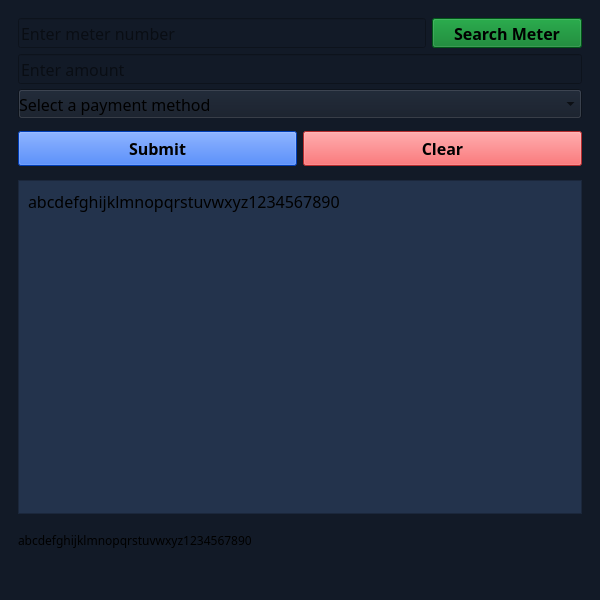
<?xml version="1.0" encoding="UTF-8"?>
<ui version="4.0">
 <class>MainWindow</class>
 <widget class="QMainWindow" name="MainWindow">
  <property name="geometry">
   <rect>
    <x>0</x>
    <y>0</y>
    <width>600</width>
    <height>600</height>
   </rect>
  </property>
  <property name="minimumSize">
   <size>
    <width>600</width>
    <height>600</height>
   </size>
  </property>
  <property name="maximumSize">
   <size>
    <width>600</width>
    <height>600</height>
   </size>
  </property>
  <property name="windowTitle">
   <string>Utility Token Payment Automator</string>
  </property>
  <property name="styleSheet">
   <string notr="true">margin: 0px;
background-color: rgb(18, 26, 39);
padding: 0px;</string>
  </property>
  <widget class="QWidget" name="centralwidget">
   <property name="styleSheet">
    <string notr="true">margin: 0px;
padding: 0px;</string>
   </property>
   <layout class="QGridLayout" name="gridLayout">
    <item row="0" column="0">
     <widget class="QStackedWidget" name="stackedWidget">
      <property name="font">
       <font>
        <family>JetBrains Mono</family>
        <pointsize>12</pointsize>
       </font>
      </property>
      <property name="styleSheet">
       <string notr="true">margin: 0px;
padding: 0px;</string>
      </property>
      <property name="currentIndex">
       <number>0</number>
      </property>
      <widget class="QWidget" name="main">
       <layout class="QVBoxLayout" name="verticalLayout">
        <item>
         <widget class="QWidget" name="widget" native="true">
          <property name="maximumSize">
           <size>
            <width>16777215</width>
            <height>100</height>
           </size>
          </property>
          <property name="font">
           <font>
            <family>JetBrains Mono</family>
            <pointsize>12</pointsize>
           </font>
          </property>
          <layout class="QGridLayout" name="gridLayout_3">
           <property name="leftMargin">
            <number>0</number>
           </property>
           <property name="topMargin">
            <number>0</number>
           </property>
           <property name="rightMargin">
            <number>0</number>
           </property>
           <property name="bottomMargin">
            <number>0</number>
           </property>
           <item row="0" column="1">
            <widget class="QPushButton" name="pb_searchMeter">
             <property name="minimumSize">
              <size>
               <width>150</width>
               <height>30</height>
              </size>
             </property>
             <property name="font">
              <font>
               <family>JetBrains Mono</family>
               <pointsize>12</pointsize>
               <bold>true</bold>
              </font>
             </property>
             <property name="styleSheet">
              <string notr="true">font-weight: bold;
background-color: rgb(0, 122, 33);</string>
             </property>
             <property name="text">
              <string>Search Meter</string>
             </property>
            </widget>
           </item>
           <item row="0" column="0">
            <widget class="QLineEdit" name="le_meterNo">
             <property name="minimumSize">
              <size>
               <width>300</width>
               <height>30</height>
              </size>
             </property>
             <property name="font">
              <font>
               <family>JetBrains Mono</family>
               <pointsize>12</pointsize>
              </font>
             </property>
             <property name="placeholderText">
              <string>Enter meter number</string>
             </property>
            </widget>
           </item>
           <item row="3" column="0" colspan="2">
            <widget class="QComboBox" name="cb_payment">
             <property name="minimumSize">
              <size>
               <width>0</width>
               <height>30</height>
              </size>
             </property>
             <property name="font">
              <font>
               <family>JetBrains Mono</family>
               <pointsize>12</pointsize>
              </font>
             </property>
             <property name="placeholderText">
              <string>Select a payment method</string>
             </property>
            </widget>
           </item>
           <item row="2" column="0" colspan="2">
            <widget class="QLineEdit" name="le_amount">
             <property name="minimumSize">
              <size>
               <width>0</width>
               <height>30</height>
              </size>
             </property>
             <property name="font">
              <font>
               <family>JetBrains Mono</family>
               <pointsize>12</pointsize>
              </font>
             </property>
             <property name="placeholderText">
              <string>Enter amount</string>
             </property>
            </widget>
           </item>
          </layout>
         </widget>
        </item>
        <item>
         <widget class="QWidget" name="widget_2" native="true">
          <property name="maximumSize">
           <size>
            <width>16777215</width>
            <height>50</height>
           </size>
          </property>
          <layout class="QHBoxLayout" name="horizontalLayout">
           <property name="leftMargin">
            <number>0</number>
           </property>
           <property name="topMargin">
            <number>0</number>
           </property>
           <property name="rightMargin">
            <number>0</number>
           </property>
           <property name="bottomMargin">
            <number>0</number>
           </property>
           <item>
            <widget class="QPushButton" name="pb_submit">
             <property name="minimumSize">
              <size>
               <width>0</width>
               <height>35</height>
              </size>
             </property>
             <property name="font">
              <font>
               <family>JetBrains Mono</family>
               <pointsize>12</pointsize>
               <bold>true</bold>
              </font>
             </property>
             <property name="styleSheet">
              <string notr="true">font-weight: bold;
background-color: rgb(0, 85, 255);</string>
             </property>
             <property name="text">
              <string>Submit</string>
             </property>
            </widget>
           </item>
           <item>
            <widget class="QPushButton" name="pushButton_2">
             <property name="minimumSize">
              <size>
               <width>0</width>
               <height>35</height>
              </size>
             </property>
             <property name="font">
              <font>
               <family>JetBrains Mono</family>
               <pointsize>12</pointsize>
               <bold>true</bold>
              </font>
             </property>
             <property name="styleSheet">
              <string notr="true">font-weight: bold;
background-color: rgb(255, 62, 65);</string>
             </property>
             <property name="text">
              <string>Clear</string>
             </property>
            </widget>
           </item>
          </layout>
         </widget>
        </item>
        <item>
         <widget class="QFrame" name="frame">
          <property name="styleSheet">
           <string notr="true">background-color: rgb(35, 51, 76);</string>
          </property>
          <property name="frameShape">
           <enum>QFrame::Shape::StyledPanel</enum>
          </property>
          <property name="frameShadow">
           <enum>QFrame::Shadow::Raised</enum>
          </property>
          <layout class="QGridLayout" name="gridLayout_2">
           <item row="0" column="0">
            <widget class="QLabel" name="lb_token">
             <property name="font">
              <font>
               <family>JetBrains Mono</family>
               <pointsize>12</pointsize>
              </font>
             </property>
             <property name="styleSheet">
              <string notr="true">
background-color: rgb(35, 51, 76);</string>
             </property>
             <property name="text">
              <string>abcdefghijklmnopqrstuvwxyz1234567890</string>
             </property>
             <property name="alignment">
              <set>Qt::AlignmentFlag::AlignLeading|Qt::AlignmentFlag::AlignLeft|Qt::AlignmentFlag::AlignTop</set>
             </property>
            </widget>
           </item>
          </layout>
         </widget>
        </item>
        <item>
         <widget class="QLabel" name="lb_message">
          <property name="maximumSize">
           <size>
            <width>16777215</width>
            <height>40</height>
           </size>
          </property>
          <property name="font">
           <font>
            <family>JetBrains Mono</family>
           </font>
          </property>
          <property name="text">
           <string>abcdefghijklmnopqrstuvwxyz1234567890</string>
          </property>
         </widget>
        </item>
       </layout>
      </widget>
      <widget class="QWidget" name="pg_customer">
       <layout class="QVBoxLayout" name="verticalLayout_2">
        <item>
         <widget class="QLabel" name="lb_cvTitle">
          <property name="font">
           <font>
            <family>JetBrains Mono</family>
            <pointsize>12</pointsize>
           </font>
          </property>
          <property name="text">
           <string>Customer Meter View</string>
          </property>
         </widget>
        </item>
        <item>
         <widget class="QWidget" name="widget_3" native="true">
          <layout class="QHBoxLayout" name="horizontalLayout_3">
           <property name="leftMargin">
            <number>0</number>
           </property>
           <property name="topMargin">
            <number>0</number>
           </property>
           <property name="rightMargin">
            <number>0</number>
           </property>
           <property name="bottomMargin">
            <number>0</number>
           </property>
           <item>
            <widget class="QLineEdit" name="le_searchMeter">
             <property name="minimumSize">
              <size>
               <width>0</width>
               <height>35</height>
              </size>
             </property>
             <property name="maximumSize">
              <size>
               <width>400</width>
               <height>16777215</height>
              </size>
             </property>
             <property name="font">
              <font>
               <family>JetBrains Mono</family>
               <pointsize>12</pointsize>
              </font>
             </property>
             <property name="placeholderText">
              <string>Filter by Name or Meter Number</string>
             </property>
            </widget>
           </item>
           <item>
            <widget class="QPushButton" name="pb_filter">
             <property name="minimumSize">
              <size>
               <width>0</width>
               <height>35</height>
              </size>
             </property>
             <property name="font">
              <font>
               <family>JetBrains Mono</family>
               <pointsize>12</pointsize>
               <bold>true</bold>
              </font>
             </property>
             <property name="styleSheet">
              <string notr="true">font-weight: bold;
background-color: rgb(0, 122, 33);</string>
             </property>
             <property name="text">
              <string>Filter</string>
             </property>
            </widget>
           </item>
          </layout>
         </widget>
        </item>
        <item>
         <widget class="QListWidget" name="lw_customerView">
          <property name="styleSheet">
           <string notr="true">background-color: #23334c;</string>
          </property>
         </widget>
        </item>
        <item>
         <widget class="QWidget" name="widget_4" native="true">
          <layout class="QHBoxLayout" name="horizontalLayout_2">
           <property name="leftMargin">
            <number>0</number>
           </property>
           <property name="topMargin">
            <number>0</number>
           </property>
           <property name="rightMargin">
            <number>0</number>
           </property>
           <property name="bottomMargin">
            <number>0</number>
           </property>
           <item>
            <widget class="QPushButton" name="pb_select">
             <property name="minimumSize">
              <size>
               <width>0</width>
               <height>35</height>
              </size>
             </property>
             <property name="font">
              <font>
               <family>JetBrains Mono</family>
               <pointsize>12</pointsize>
               <bold>true</bold>
              </font>
             </property>
             <property name="styleSheet">
              <string notr="true">background-color: rgb(0, 85, 255);
font-weight: bold;</string>
             </property>
             <property name="text">
              <string>Select Meter</string>
             </property>
            </widget>
           </item>
           <item>
            <widget class="QPushButton" name="pb_close">
             <property name="minimumSize">
              <size>
               <width>0</width>
               <height>35</height>
              </size>
             </property>
             <property name="font">
              <font>
               <family>JetBrains Mono</family>
               <pointsize>12</pointsize>
               <bold>true</bold>
              </font>
             </property>
             <property name="styleSheet">
              <string notr="true">font-weight: bold;
background-color: #ff3e41;</string>
             </property>
             <property name="text">
              <string>Close</string>
             </property>
            </widget>
           </item>
          </layout>
         </widget>
        </item>
        <item>
         <widget class="QLabel" name="lb_cvMessage">
          <property name="text">
           <string>TextLabel</string>
          </property>
         </widget>
        </item>
       </layout>
      </widget>
      <widget class="QWidget" name="pg_cc">
       <layout class="QVBoxLayout" name="verticalLayout_3">
        <item>
         <widget class="QLabel" name="lb_wTitle">
          <property name="font">
           <font>
            <family>JetBrains Mono</family>
            <pointsize>12</pointsize>
            <bold>true</bold>
           </font>
          </property>
          <property name="text">
           <string>Wallet</string>
          </property>
         </widget>
        </item>
        <item>
         <widget class="QWidget" name="widget_5" native="true">
          <layout class="QHBoxLayout" name="horizontalLayout_4">
           <property name="leftMargin">
            <number>0</number>
           </property>
           <property name="topMargin">
            <number>0</number>
           </property>
           <property name="rightMargin">
            <number>0</number>
           </property>
           <property name="bottomMargin">
            <number>0</number>
           </property>
           <item>
            <widget class="QPushButton" name="pb_newCard">
             <property name="minimumSize">
              <size>
               <width>0</width>
               <height>35</height>
              </size>
             </property>
             <property name="font">
              <font>
               <family>JetBrains Mono</family>
               <pointsize>12</pointsize>
               <bold>true</bold>
              </font>
             </property>
             <property name="styleSheet">
              <string notr="true">background-color: #0055ff;</string>
             </property>
             <property name="text">
              <string>New Card</string>
             </property>
            </widget>
           </item>
           <item>
            <widget class="QPushButton" name="pb_manage">
             <property name="minimumSize">
              <size>
               <width>0</width>
               <height>35</height>
              </size>
             </property>
             <property name="font">
              <font>
               <family>JetBrains Mono</family>
               <pointsize>12</pointsize>
               <bold>true</bold>
              </font>
             </property>
             <property name="styleSheet">
              <string notr="true">background-color: #0055ff;</string>
             </property>
             <property name="text">
              <string>Manage Cards</string>
             </property>
            </widget>
           </item>
          </layout>
         </widget>
        </item>
        <item>
         <widget class="QListWidget" name="lw_walletView">
          <property name="styleSheet">
           <string notr="true">background-color:#23334c;</string>
          </property>
         </widget>
        </item>
       </layout>
      </widget>
     </widget>
    </item>
   </layout>
  </widget>
  <widget class="QMenuBar" name="menubar">
   <property name="geometry">
    <rect>
     <x>0</x>
     <y>0</y>
     <width>600</width>
     <height>33</height>
    </rect>
   </property>
  </widget>
  <widget class="QStatusBar" name="statusbar"/>
 </widget>
 <resources/>
 <connections/>
</ui>
